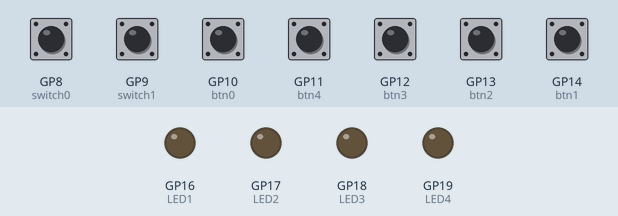
The program below on a simulated Raspberry Pi Pico running CircuitPython. Shown: output pins drawn as LEDs (lit = HIGH). Inputs (shaded band) come from the test bench; at power-on: GP8 (switch0), GP9 (switch1), GP10 (btn0), GP11 (btn4), GP12 (btn3), GP13 (btn2), GP14 (btn1) LOW. USB keyboard and mouse output is not drawn.

Above: at 1.2 s.
1.3 s: GP11 (btn4) pulled HIGH for 1 s
At 3.4 s:
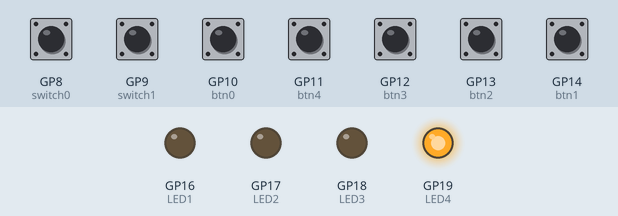
3.8 s: GP12 (btn3) pulled HIGH for 1 s
At 5.6 s:
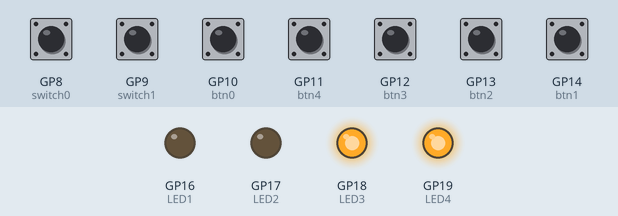
6.3 s: GP9 (switch1) pulled HIGH for 0.15 s
At 6.8 s:
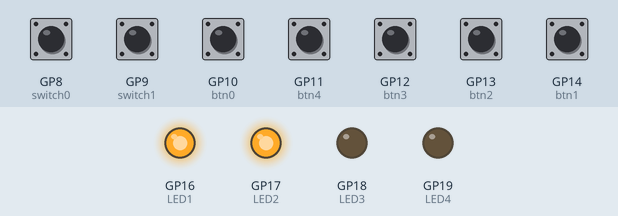
8.4 s: GP13 (btn2) pulled HIGH for 0.15 s
At 9.9 s:
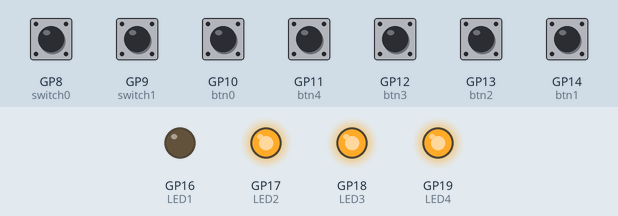
10.2 s: GP8 (switch0) pulled HIGH for 0.15 s
At 10.6 s:
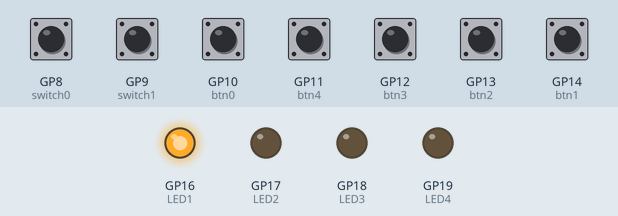
12.2 s: GP14 (btn1) pulled HIGH for 0.15 s
At 13.1 s:
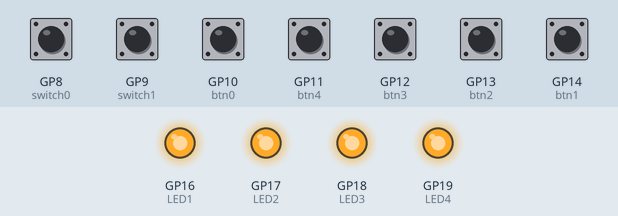
Timing chart, 0 to 14.8 s (numbered marks = the images above; inputs shaded):
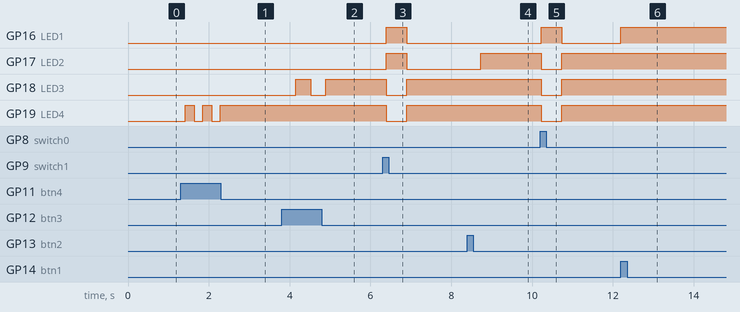

The program:

StreamDeck.py
```python
from StreamDeckFunctions import * #import functions from functions file
#import StreamDeckFunctions
current_switch0_state = True #set this as the primary dekstop environment

#create_desktop_environments() #create a desktop environment

while True: #always:

    #button 0 is Alt+Tab
    if btn0.value: #if button1 pressed then print a message and press ALT+TAB
        #print("Alt+Tab - Toggled") #print message
        keyboard.send(Keycode.ALT, Keycode.TAB) #send the keycodes
        time.sleep(0.25)

    if btn1.value: #Ctrl+Shift+F10 for ptt
        LED1.value = True
        keyboard.press(Keycode.CONTROL, Keycode.SHIFT, Keycode.F10) #send the keycodes

        if not btn1.value:
            LED1.value = False
            keyboard.release(Keycode.CONTROL, Keycode.SHIFT, Keycode.F10) #send the keycodes


    #button 2 is ?
    if btn2.value:
        #print("Discord Deafen - Toggled") #print message
        keyboard.send(Keycode.CONTROL, Keycode.SHIFT, Keycode.F11) #send the keycodes
        time.sleep(0.25)
        toggle(LED2) #turn OFF LED2

    #button 3 is Ctrl+Shift+F1 (Discord Streamer Mode)
    if btn3.value:
        #print("Mute For Discord - Toggled") #print message
        keyboard.send(Keycode.CONTROL, Keycode.SHIFT, Keycode.F12)
        time.sleep(0.25)
        toggle(LED3) #toggle the LED


    #button 4 is Push To Talk in Discord (Ctrl+Shift+F3)
    if btn4.value:
        #print("Discord Streamer Mode - Toggled") #print message
        keyboard.send(Keycode.CONTROL, Keycode.SHIFT, Keycode.F1)
        time.sleep(0.1)
        toggle(LED4) #toggle the LED


    #if switch has changed position
    if switch0.value != current_switch0_state:
        if switch1.value: #if switch in the '0' position switch to the primary desktop environment
            #print("Environment Set To Primary") #print message
            flash_all()
            keyboard.send(Keycode.CONTROL, Keycode.WINDOWS, Keycode.LEFT_ARROW)
            current_switch0_state = False
            time.sleep(0.25)

        if switch0.value: #if switch in the '1' position switch to the secondary desktop environment
            #print("Environment Set To Secondary") #print message
            flash_all()
            keyboard.send(Keycode.CONTROL, Keycode.WINDOWS, Keycode.RIGHT_ARROW)
            current_switch0_state = True
            time.sleep(0.25)

    time.sleep(0.1)


#make a on-exit script to delete the desktop environments
```

StreamDeckFunctions.py
```python
#imports
import time
import digitalio
import board

#hid imports
import usb_hid
from adafruit_hid.keyboard import Keyboard
from adafruit_hid.keycode import Keycode

#declare what interface the usb_hid connectoin is
keyboard = Keyboard(usb_hid.devices)

## Buttons

#set pin variables
btn1_pin = board.GP14
btn2_pin = board.GP13
btn3_pin = board.GP12
btn4_pin = board.GP11
btn0_pin = board.GP10

#set pins
btn1 = digitalio.DigitalInOut(btn1_pin)
btn2 = digitalio.DigitalInOut(btn2_pin)
btn3 = digitalio.DigitalInOut(btn3_pin)
btn4 = digitalio.DigitalInOut(btn4_pin)
btn0 = digitalio.DigitalInOut(btn0_pin)

#set to be inputs
btn1.direction = digitalio.Direction.INPUT
btn2.direction = digitalio.Direction.INPUT
btn3.direction = digitalio.Direction.INPUT
btn4.direction = digitalio.Direction.INPUT
btn0.direction = digitalio.Direction.INPUT

#set to be normally False, when pressed == True
btn1.pull = digitalio.Pull.DOWN
btn2.pull = digitalio.Pull.DOWN
btn3.pull = digitalio.Pull.DOWN
btn4.pull = digitalio.Pull.DOWN
btn0.pull = digitalio.Pull.DOWN


## Switch

#set switch pins to GP8/9
switch1_pin = board.GP9
switch0_pin = board.GP8

#set pins
switch1 = digitalio.DigitalInOut(switch1_pin)
switch0 = digitalio.DigitalInOut(switch0_pin)

#set to be inputs
switch1.direction = digitalio.Direction.INPUT
switch0.direction = digitalio.Direction.INPUT

#set to be normally Flase, when pressed == True
switch1.pull = digitalio.Pull.DOWN
switch0.pull = digitalio.Pull.DOWN

## LED's

#set pin variables
LED1_pin = board.GP16
LED2_pin = board.GP17
LED3_pin = board.GP18
LED4_pin = board.GP19

#set pins
LED1 = digitalio.DigitalInOut(LED1_pin)
LED2 = digitalio.DigitalInOut(LED2_pin)
LED3 = digitalio.DigitalInOut(LED3_pin)
LED4 = digitalio.DigitalInOut(LED4_pin)

#set as outputs
LED1.direction = digitalio.Direction.OUTPUT
LED2.direction = digitalio.Direction.OUTPUT
LED3.direction = digitalio.Direction.OUTPUT
LED4.direction = digitalio.Direction.OUTPUT

def all_LEDS_off(): #turn all the LED's off
    LED1.value = False
    LED2.value = False
    LED3.value = False
    LED4.value = False

def toggle_all(): #toggle all the LED's ON-> OFF, OFF -> ON
    toggle(LED1)
    toggle(LED2)
    toggle(LED3)
    toggle(LED4)

def flash_all(): #toggle all of the LED's Twice
    toggle(LED1)
    toggle(LED2)
    toggle(LED3)
    toggle(LED4)
    time.sleep(0.5)
    toggle(LED1)
    toggle(LED2)
    toggle(LED3)
    toggle(LED4)


def flash_ptt(): #toggle all of the LED's Twice
    toggle(LED2)
    toggle(LED3)
    toggle(LED4)
    time.sleep(0.5)
    toggle(LED2)
    toggle(LED3)
    toggle(LED4)

def toggle(input): #toggle a specific LED ON-> OFF, OFF -> ON
    if input.value == True: #if on make off
        input.value = False
    elif input.value == False: #if off make on
        input.value = True

def create_desktop_environments(): #create desktopenvironment, then switch back to primary environment
    keyboard.send(Keycode.CONTROL, Keycode.WINDOWS, Keycode.D) #create new desktop environment
    keyboard.send(Keycode.CONTROL, Keycode.WINDOWS, Keycode.LEFT_ARROW) #switch back to primary environment

def get_values():
    if LED2.value:
        print("LED2 ON - Discord IS Deafened")

    if LED3.value:
        print("LED3 ON - Microphone IS Unmuted In Discord")

    if LED4.value:
        print("LED4 ON - Streaming Mode Enabled In Discord")

    else:
        print("No LED's ON!")
```

Measured:
- after the input at 1.3 s, GP19 (LED4): alternates HIGH for 0.22 s and LOW for 0.22 s, 5 changes in all, then stays HIGH, starting after 0.12 s
- after the input at 3.8 s, GP18 (LED3): LOW → HIGH after 0.36 s, → LOW 0.37 s later, → HIGH 0.37 s later
- after the input at 6.3 s, GP16 (LED1), GP17 (LED2): LOW → HIGH after 0.09 s, → LOW 0.50 s later; GP18 (LED3), GP19 (LED4): HIGH → LOW after 0.09 s, → HIGH 0.50 s later
- after the input at 8.4 s, GP17 (LED2): LOW → HIGH after 0.33 s
- after the input at 10.2 s, GP16 (LED1): LOW → HIGH at once, → LOW 0.50 s later; GP17 (LED2), GP18 (LED3), GP19 (LED4): HIGH → LOW at once, → HIGH 0.50 s later
- after the input at 12.2 s, GP16 (LED1): LOW → HIGH at once
